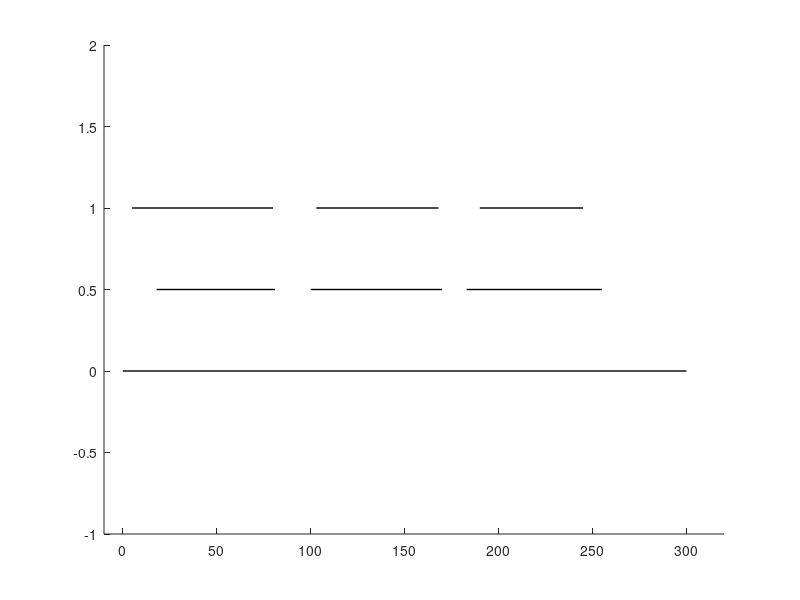

The MATLAB script that drew this image:
function syncgraph_example_figure
% SYNCGRAPH_EXAMPLE_FIGURE - Create an example figure to demonstrate syncgraph
% 
% SYNCGRAPH_EXAMPLE_FIGURE 
%
% Plots a figure that shows relationships between local and global clocks.
% Used in the paper "A platform-independent data interface and database for
% neuroscience physiology and imaging sessions".
%
%



t_utc = 0:0.1:300;

t_elec{1} = 5:0.1:80;
t_elec{2} = 103:0.1:103+65;
t_elec{3} = 103+65+22:0.1:103+65+22+55;

t_visstim{1} = 5+13:0.1:5+13+63;
t_visstim{2} = 100:0.1:170;
t_visstim{3} = 103+65+22-7:0.1:103+65+22+65;


figure

plot([t_utc(1) t_utc(end)], [0 0], 'linewidth', 1.01,'color',[0 0 0]);

hold on;

for i=1:3,
	plot([t_elec{i}(1) t_elec{i}(end)], [1 1], 'linewidth', 1.01,'color',[0 0 0]);
	plot([t_visstim{i}(1) t_visstim{i}(end)], [0.5 0.5], 'linewidth', 1.01,'color',[0 0 0]);
end;

box off;

axis([-10 320 -1 2]);

